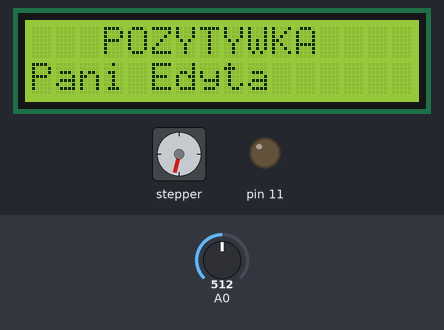
A sketch run on a simulated Arduino Mega 2560, built with avr-gcc and run on an emulated ATmega2560. Shown: 16×2 character LCD, stepper motor, output pins drawn as LEDs (lit = HIGH). The test bench sets the inputs (shaded band); at power-on: A0 = 512. Stepper angles assume 200 steps per turn.

Above: at 1.2 s.
1.3 s: A0 set to 716
At 1.46 s:
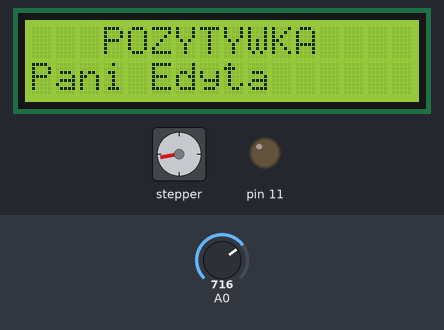
4.0 s: A0 set to 900
7.0 s: A0 set to 0
At 7.0 s:
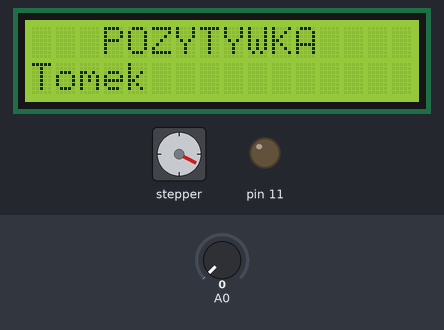
10.0 s: A0 set to 9
13.0 s: A0 set to 12
At 15.57 s:
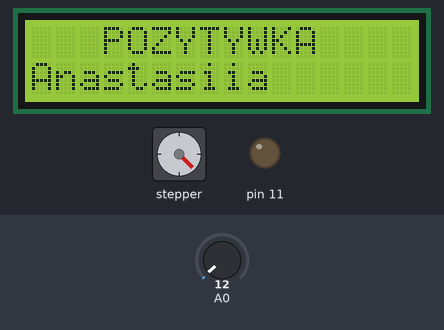
Timing chart, 0 to 38.3 s (numbered marks = the images above; inputs shaded):
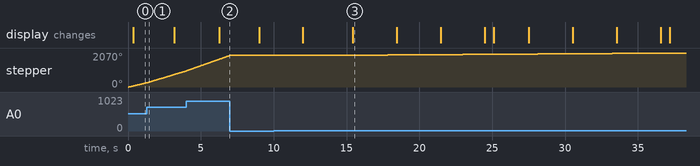

The sketch:

pozytywka.ino
```cpp
//THIS MEGA ADVANCED CODE IS ONE DAY GONNA TAKE OVER DA WORLDDDDDDDDDDDDDDDDDDDd
//TRUST ME, MY C CODE IS ALWAYS SAFE AND I NEVER EXPERIENCE MEMORY LEAKS LOL
#include <Stepper.h> // THIS THING IS SO FREAKIN' INEFFICIENT
#include <LiquidCrystal.h>
#include <Keypad.h>

const int stepsPerRevolution = 200;
Stepper myStepper(stepsPerRevolution, 6, 7, 8, 9);
int stepCount = 0;


const byte ROWS = 4;
const byte COLS = 3;
char hexaKeys[ROWS][COLS] = {{'1','2','3'},{'4','5','6'},{'7','8','9'},{'*','0','#'}};
byte rowPins[ROWS] = {6, 7, 8, 9}; //connect to the row pinouts of the keypad
byte colPins[COLS] = {10, 1, 13}; //connect to the column pinouts of the keypad
const int rs = 12, en = 13, d4 = 5, d5 = 4, d6 = 3, d7 = 2;
LiquidCrystal lcd(rs, en, d4, d5, d6, d7);
int period = 2000;
unsigned long time_now = 0;
Keypad customKeypad = Keypad(makeKeymap(hexaKeys), rowPins, colPins, ROWS, COLS);

void setup() {
  pinMode(11, OUTPUT);
  lcd.begin(16, 2);

}

void loop() {
  int sensorReading = analogRead(A0);
  int motorSpeed = map(sensorReading, 0, 1090, 0, 100);
  // set the motor speed:
  if (motorSpeed > 0) {
    myStepper.setSpeed(motorSpeed);
    myStepper.step(stepsPerRevolution / 100);
  }
  if (time_now + 12000 <= millis()){
    time_now = millis();
    lcd.setCursor(0, 0);
    lcd.print("   POZYTYWKA");
    lcd.setCursor(0, 1);
    lcd.print("Adam         ");
    }
   else if (time_now + 9000 <= millis()){
    lcd.setCursor(0, 0);
    lcd.print("   POZYTYWKA");
    lcd.setCursor(0, 1);
    lcd.print("Piotr        ");
    }
   else if (time_now + 6000 <= millis()){
    lcd.setCursor(0, 0);
    lcd.print("   POZYTYWKA");
    lcd.setCursor(0, 1);
    lcd.print("Tomek          ");
    }
   else if (time_now + 3000 <= millis()){
    lcd.setCursor(0, 0);
    lcd.print("   POZYTYWKA");
    lcd.setCursor(0, 1);
    lcd.print("Anastasiia    ");
    }
   else if (time_now <= millis()){
    lcd.setCursor(0, 0);
    lcd.print("   POZYTYWKA");
    lcd.setCursor(0, 1);
    lcd.print("Pani Edyta     ");
    }

}
```

Measured:
- the behaviour switches between 10 and 11 on A0 (found by bisection; images 2 and 3)
- after the input at 7.0 s, stepper: stops changing and stays 1918°
- after the input at 13.0 s, stepper: keeps turning clockwise at about 6°/s, starting at once
